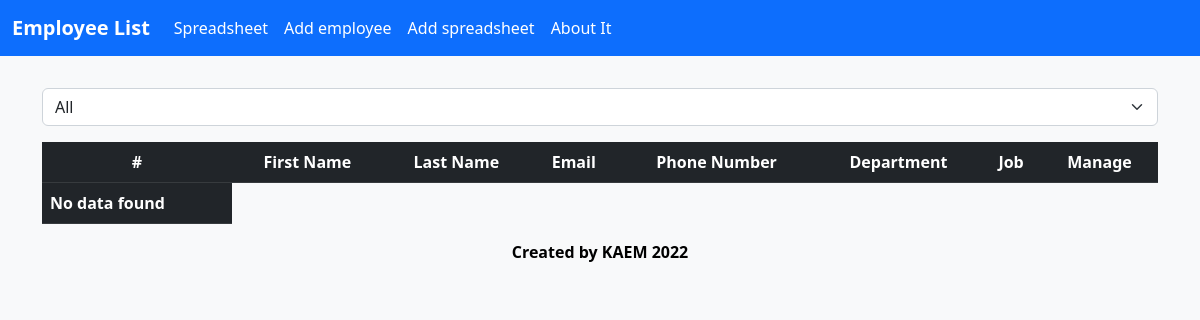
Before: / with the older database file.
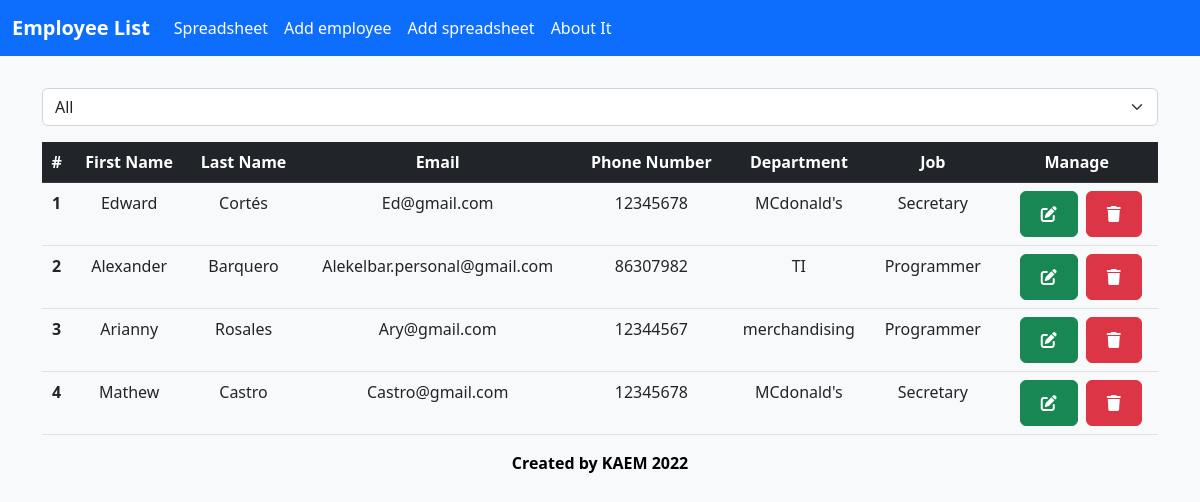
After: the same page with the newer database file.
### tables this page shows
CREATE TABLE `employee` (
  `id` int(11) NOT NULL,
  `f_name` varchar(20) NOT NULL,
  `l_name` varchar(20) NOT NULL,
  `email` varchar(50) NOT NULL,
  `phone` varchar(12) NOT NULL,
  `hire` date NOT NULL,
  `job` int(11) NOT NULL,
  `dept` int(11) NOT NULL,
  `state` int(11) NOT NULL
);

CREATE TABLE `department` (
  `id` int(11) NOT NULL,
  `name` varchar(20) NOT NULL,
  `manager` int(11) DEFAULT NULL
);

CREATE TABLE `job` (
  `id` int(11) NOT NULL,
  `name` varchar(50) NOT NULL,
  `desc` varchar(50) NOT NULL,
  `extra` double NOT NULL
);

### Controllers/MySqlDB.php (called while the page is built, shortened)
<?php
class MySqlDB extends DB
{
  private string $host = "localhost";
  private string $db = "sign_paradigmas";
  private string $user = "root";
  private string $password = "";
  private string $charset = "utf8mb4";
  private static ?PDO $connection = null;
  private static MySqlDB | null $instance = null;
  public static function getInstance(): PDO
  {
    if (self::$instance == null || self::$connection == null) {
      self::$instance = new MySqlDB();
      $connection = self::$instance->connect();
      return $connection;
    }
    return self::$connection;
  }
  protected function connect(): PDO
  {
    try {
      $connection = "mysql:host=" . $this->host . ";dbname=" . $this->db . ";charset=" . $this->charset;
      $options = [
        PDO::ATTR_ERRMODE => PDO::ERRMODE_EXCEPTION,
        PDO::ATTR_EMULATE_PREPARES => false
      ];
      $pdo = new PDO($connection, $this->user, $this->password, $options);
      return $pdo;
    } catch (PDOException $e) {
      print_r("Error connection: " . $e->getMessage());
    }
  }
}

### Models/employees/BasicEmployeeFactory.php (called while the page is built, shortened)
<?php
include_once "BasicEmployee.php";
class BasicEmployeeFactory extends EmployeeFactory
{
  public function createEmployee(): BasicEmployee
  {
    return new BasicEmployee();
  }
}

### Models/employees/BasicEmployee.php (called while the page is built, shortened)
<?php
if (file_exists("Controllers/MySqlDB.php")) {
  include_once "Controllers/MySqlDB.php";
} else {
  include_once "../Controllers/MySqlDB.php";
}
class BasicEmployee extends Employee
{
  private int $job_id;
  private int $department_id;
  private string $filter;
  public function __construct()
  {
    if (!isset($this->connection)) {
      $this->connection = MySqlDB::getInstance();
    }
  }
  public function setFilter($filter)
  {
    $this->filter = $filter;
  }
  public function setDepartment(int $id)
  {
    $this->department_id = $id;
  }
  public function setJob(int $id)
  {
    $this->job_id = $id;
  }
  public function getDepartment()
  {
    $department = $this->connection->query('SELECT d.name FROM department d where id = ' . $this->department_id);
    return $department->fetch(PDO::FETCH_ASSOC);
  }
  public function getJob()
  {
    $job = $this->connection->query('SELECT j.name FROM job j WHERE j.id = ' . $this->job_id);
    return $job->fetch(PDO::FETCH_ASSOC);
  }
  public function read()
  {
    if ($this->filter == '0') {
      return $this->connection->query('SELECT * FROM employee');
    }
    return $this->connection->query('SELECT * FROM employee WHERE state = ' . $this->filter);
  }
}

### index.php (the view, shortened to what this page needs)
<!DOCTYPE html>
<html lang="en">
<head>
  <link href="https://cdn.jsdelivr.net/npm/bootstrap@5.2.2/dist/css/bootstrap.min.css" rel="stylesheet">
  <link rel="stylesheet" href="index.css">
</head>
<body>
  <?php
  include_once 'Views/Navbar.php';
  ?>
  <?php
  include_once "./Models/employees/BasicEmployeeFactory.php";
  $factory = new BasicEmployeeFactory();
  $employee = $factory->createEmployee();
  $filter = '0';
  ?>
  <div class="vh-100 bg-light vw-100 pt-3 main">
    <div class="container-md">
      <form class="my-3" method="POST" action="">
        <select class="form-select" name="filter" onchange="this.form.submit()">
          <option value="0" <?php if ($filter == '0') {
                              echo 'selected';
                            } ?>>All</option>
        </select>
      </form>
      <table class="table table-responsive table-dark">
        <thead>
          <th class="text-center" scope="row">#</th>
          <th class="text-center" scope="row">First Name</th>
          <th class="text-center" scope="row">Last Name</th>
          <th class="text-center" scope="row">Email</th>
          <th class="text-center" scope="row">Phone Number</th>
          <th class="text-center" scope="row">Department</th>
          <th class="text-center" scope="row">Job</th>
          <th class="text-center" scope="row">Manage</th>
        </thead>
        <tbody>
          <?php
          $employee->setFilter($filter);
          $employees = $employee->read();
          $index = 0;
          if ($employees->rowCount() != 0) {
            foreach ($employees as $item) {
              $employee->setDepartment($item['dept']);
              $employee->setJob($item['job']);
              echo
              '<tr class="table table-item">' .
                ' <th class="text-center" scope="row">' . $index + 1 . '</th>' .
                ' <td class="text-center">' . $item['f_name'] . '</td>' .
                ' <td class="text-center">' . $item['l_name'] . '</td>' .
                ' <td class="text-center">' . $item['email'] . '</td>' .
                ' <td class="text-center">' . $item['phone'] . '</td>' .
                ' <td class="text-center">' . $employee->getDepartment($item['dept'])['name'] . '</td>' .
                ' <td class="text-center">' . $employee->getJob($item['job'])['name'] . '</td>' .
                ' <td class="text-center">' .
                '
            <a href="Views\edit.php?action=edit&data=' . $item['id'] . '" class="btn btn-success mx-2">
              <i class="fa-solid fa-pen-to-square"></i>
            </a>' .
                '<a href="index.php?action=delete&data=' . $item['id'] . '" class="btn btn-danger">
              <i class="fa-solid fa-trash"></i>
            </a>' .
                '</td>' .
                '</tr>';
              $index++;
            }
          } else {
            echo '<th scope="row">' . 'No data found' . '</th>';
          }
          ?>
        </tbody>
      </table>
      <?php include_once './Views/footer.php' ?>
</body>
</html>

### Views/Navbar.php
<?php
echo '
  <nav class="navbar navbar-expand-lg bg-primary">
    <div class="container-fluid">
      <a class="text-white fw-semibold navbar-brand" href="http://localhost/proy_paradigmas/index.php">Employee List</a>
      <button class="navbar-toggler" type="button" data-bs-toggle="collapse" data-bs-target="#navbarNavAltMarkup" aria-controls="navbarNavAltMarkup" aria-expanded="false" aria-label="Toggle navigation">
        <span class="navbar-toggler-icon"></span>
      </button>
      <div class="collapse navbar-collapse" id="navbarNavAltMarkup">
        <div class="navbar-nav">
        <a class="text-white nav-link" href="http://localhost/proy_paradigmas/Views/Spreadsheet.php">Spreadsheet</a>
        <a class="text-white nav-link" aria-current="page" href="http://localhost/proy_paradigmas/Views/add.php">Add employee</a>
          <a class="text-white nav-link" aria-current="page" href="http://localhost/proy_paradigmas/Views/addSpr.php">Add spreadsheet</a>
          <a class="text-white nav-link" href="http://localhost/proy_paradigmas/Views/About.php">About It</a>
        </div>
      </div>
    </div>
  </nav>
';

### Views/footer.php
</div>
<center>
  <div class="fw-bold"><?php echo 'Created by KAEM ' . date("Y") ?></div>
</center>
</div>

### index.css (style rules this page uses)
:root { --Theme-1: #10497A; --Theme-2: #6CB8FB; --Theme-3: #2094FA; --Theme-4: #2A547A; --Theme-5: #1A76C7; }
.main { color: black; }

Changed rows visible on the page:
added employee: f_name "Edward", l_name "Cortés", email "Ed@gmail.com", phone "12345678", dept.name "MCdonald's", job.name "Secretary"
added employee: f_name "Alexander", l_name "Barquero", email "Alekelbar.personal@gmail.com", phone "86307982", dept.name "TI", job.name "Programmer"
added employee: f_name "Arianny", l_name "Rosales", email "Ary@gmail.com", phone "12344567", dept.name "merchandising", job.name "Programmer"
added employee: f_name "Mathew", l_name "Castro", email "Castro@gmail.com", phone "12345678", dept.name "MCdonald's", job.name "Secretary"
Other visible differences:
text no longer shown: "No data found"
